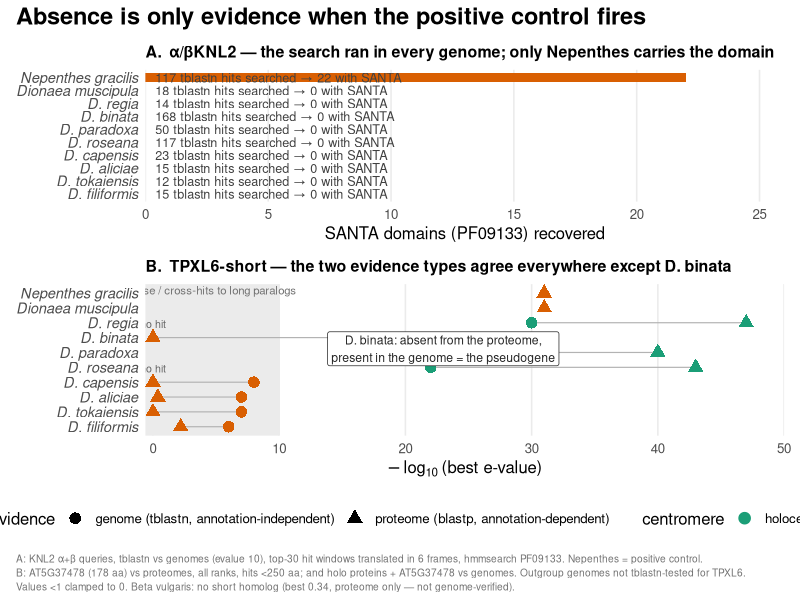
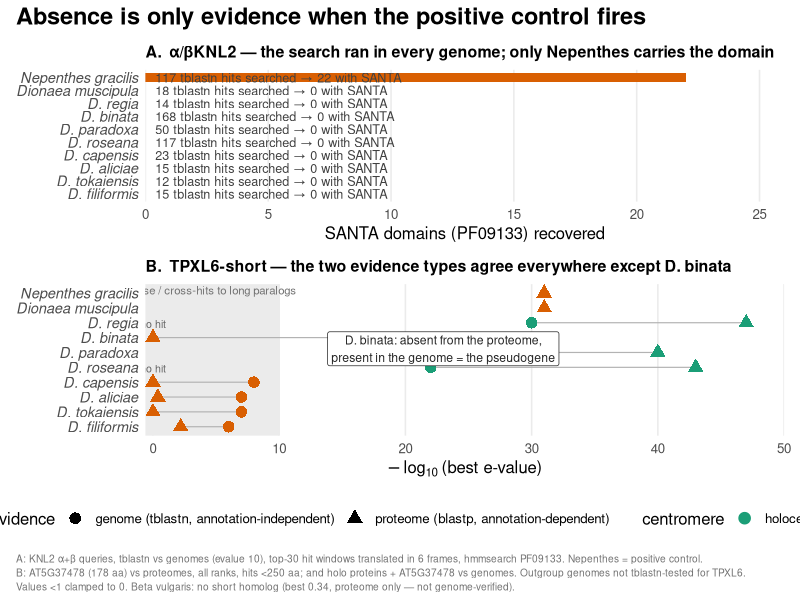

Here is the R script that generated these plots, in order:
suppressMessages({library(ggplot2); library(data.table)})
setwd("/netscratch/dep_mercier/grp_marques/Aaryan/reproducible_phd/results/comparative/holocentricity")
outdir <- "figures"
GRN <- "#1b9e77"; ORG <- "#d95f02"
WHITE <- theme(plot.background=element_rect(fill="white", color=NA))

sp_lv <- rev(c("Nepenthes gracilis","Dionaea muscipula","D. regia","D. binata",
               "D. paradoxa","D. roseana","D. capensis","D. aliciae",
               "D. tokaiensis","D. filiformis"))
cent <- c("Nepenthes gracilis"="monocentric","Dionaea muscipula"="monocentric",
          "D. regia"="holocentric","D. binata"="monocentric","D. paradoxa"="holocentric",
          "D. roseana"="holocentric","D. capensis"="monocentric","D. aliciae"="monocentric",
          "D. tokaiensis"="monocentric","D. filiformis"="monocentric")
ypos <- setNames(seq_along(sp_lv), sp_lv)          # numeric y, no discrete scale

# ---------------- A: KNL2 (SANTA domain, tblastn vs genomes) ----------------
a <- data.table(sp = names(cent),
  hits  = c(117, 18, 14, 168, 50, 117, 23, 15, 12, 15),
  santa = c( 22,  0,  0,   0,  0,   0,  0,  0,  0,  0))
a[, `:=`(y = ypos[sp], centromere = cent[sp])]

pA <- ggplot(a, aes(x=santa, y=y)) +
  geom_col(aes(fill=centromere), width=0.65, orientation="y") +
  geom_text(aes(x=0.4, label=sprintf("%d tblastn hits searched \u2192 %d with SANTA", hits, santa)),
            hjust=0, size=3.2, color="grey25") +
  scale_fill_manual(values=c(holocentric=GRN, monocentric=ORG), guide="none") +
  scale_x_continuous("SANTA domains (PF09133) recovered", limits=c(0, 26), expand=c(0,0)) +
  scale_y_continuous(NULL, breaks=ypos, labels=names(ypos), limits=c(0.4, 10.6), expand=c(0,0)) +
  labs(subtitle="A.  \u03b1/\u03b2KNL2 \u2014 the search ran in every genome; only Nepenthes carries the domain") +
  theme_minimal(base_size=12) +
  theme(axis.text.y=element_text(face="italic", size=10.5),
        panel.grid.major.y=element_blank(), panel.grid.minor=element_blank(),
        plot.subtitle=element_text(face="bold", size=11.5)) + WHITE

# ---------------- B: TPXL6-short, proteome vs genome ----------------
b <- rbind(
  data.table(sp=names(cent), evidence="proteome (blastp, annotation-dependent)",
             nlp   = c(31, 31, 47, 0, 40, 43, 0, 0.39, 0, 2.2),
             nohit = c( F,  F,  F, T,  F,  F, T,    F, F,   F)),
  data.table(sp=names(cent), evidence="genome (tblastn, annotation-independent)",
             nlp   = c(NA, NA, 30, 23, 24, 22, 8, 7, 7, 6),
             nohit = FALSE))
b[, `:=`(y = ypos[sp], centromere = cent[sp])]
b <- b[!is.na(nlp)]

pB <- ggplot(b, aes(x=nlp, y=y)) +
  annotate("rect", xmin=-0.6, xmax=10, ymin=0.4, ymax=10.6, fill="grey92") +
  annotate("text", x=4.7, y=10.2, size=2.9, color="grey45",
           label="noise / cross-hits to long paralogs") +
  geom_line(aes(group=y), color="grey70", linewidth=0.4, orientation="y") +
  geom_point(aes(color=centromere, shape=evidence), size=3.6) +
  geom_text(data=b[nohit==TRUE], aes(x=0, label="no hit"),
            vjust=-1.2, size=2.7, color="grey40") +
  annotate("segment", x=23, xend=23, y=6.5, yend=6.85, colour="grey30",
           arrow=arrow(length=unit(0.18,"cm"))) +
  annotate("label", x=23, y=6.25, size=3.1, colour="grey15", fill="white",
           label="D. binata: absent from the proteome,\npresent in the genome = the pseudogene") +
  scale_color_manual(values=c(holocentric=GRN, monocentric=ORG), name="centromere") +
  scale_shape_manual(values=c(16, 17), name="evidence") +
  scale_x_continuous(expression(-log[10]~"(best e-value)"), limits=c(-0.6, 50), expand=c(0,0)) +
  scale_y_continuous(NULL, breaks=ypos, labels=names(ypos), limits=c(0.4, 10.6), expand=c(0,0)) +
  labs(subtitle="B.  TPXL6-short \u2014 the two evidence types agree everywhere except D. binata") +
  theme_minimal(base_size=12) +
  theme(axis.text.y=element_text(face="italic", size=10.5),
        panel.grid.major.y=element_blank(), panel.grid.minor=element_blank(),
        legend.position="bottom", legend.box="horizontal",
        plot.subtitle=element_text(face="bold", size=11.5)) + WHITE

CAP <- paste0("A: KNL2 \u03b1+\u03b2 queries, tblastn vs genomes (evalue 10), top-30 hit windows translated in 6 frames, hmmsearch PF09133. Nepenthes = positive control.\n",
              "B: AT5G37478 (178 aa) vs proteomes, all ranks, hits <250 aa; and holo proteins + AT5G37478 vs genomes. Outgroup genomes not tblastn-tested for TPXL6.\n",
              "Values <1 clamped to 0. Beta vulgaris: no short homolog (best 0.34, proteome only \u2014 not genome-verified).")

if (requireNamespace("patchwork", quietly=TRUE)) {
  suppressMessages(library(patchwork))
  p <- pA / pB + plot_layout(heights=c(1, 1.15)) +
    plot_annotation(title="Absence is only evidence when the positive control fires", caption=CAP,
      theme=theme(plot.title=element_text(face="bold", size=17),
                  plot.caption=element_text(size=7.3, colour="grey45", hjust=0, lineheight=1.15),
                  plot.background=element_rect(fill="white", color=NA)))
  ggsave(file.path(outdir,"detection_asymmetry.pdf"), p, width=12, height=8.5)
  ggsave(file.path(outdir,"detection_asymmetry.jpg"), p, width=12, height=8.5, dpi=200)
  cat("wrote detection_asymmetry.{pdf,jpg}\n")
} else {
  ggsave(file.path(outdir,"detection_asymmetry_A.jpg"), pA, width=12, height=4, dpi=200)
  ggsave(file.path(outdir,"detection_asymmetry_B.jpg"), pB, width=12, height=4.6, dpi=200)
  cat("patchwork missing -> wrote _A and _B separately\n")
}
